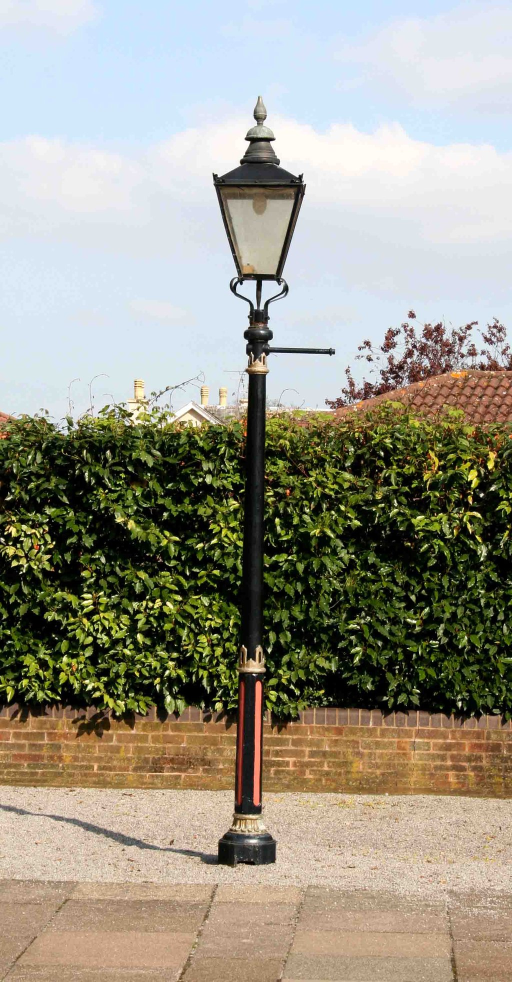
%> input picture Victorian_Street_Lamp.jpg, 1024 x 1963 px (shown at 1/2 size)
$ octave Resize.m   (GNU Octave 9; MATLAB toolbox functions it lacks are replaced by stand-ins)
%> lines starting %> are read from the running program, lines starting %| are printed output that depends on the picture
clear all;
close all;

addpath('../')
OriginalImage=rgb2gray(imread('Victorian_Street_Lamp.jpg'));
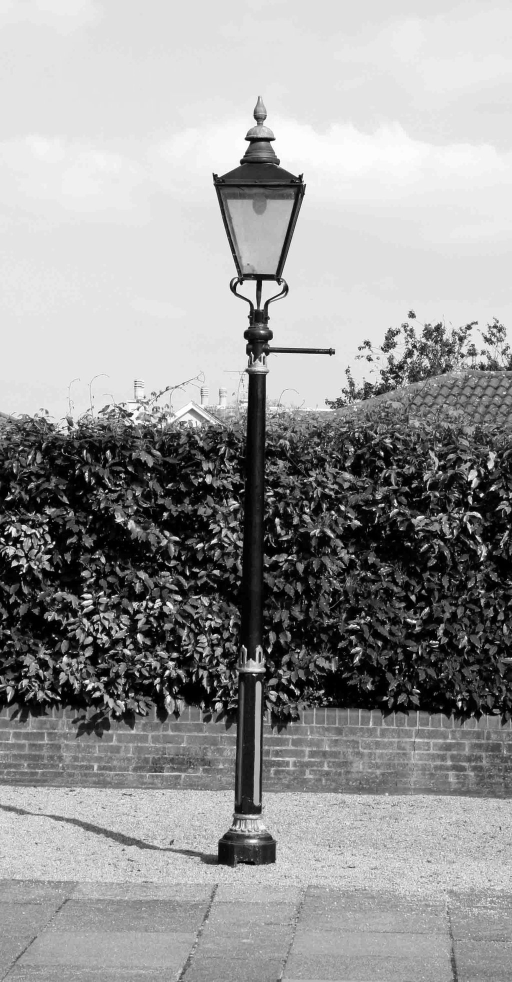
%> OriginalImage: size 1963x1024 uint8 (shown at 1/2 size); min 0, max 255, mean 151

J = imresize(OriginalImage, 0.25);
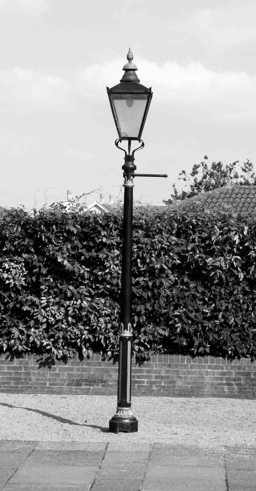
%> J: size 491x256 uint8; min 0, max 255, mean 151.1
figure, imshow(OriginalImage), figure, imshow(J)

$ run again, with Parc-du-Cinquantenaire-snow.jpg copied over Victorian_Street_Lamp.jpg
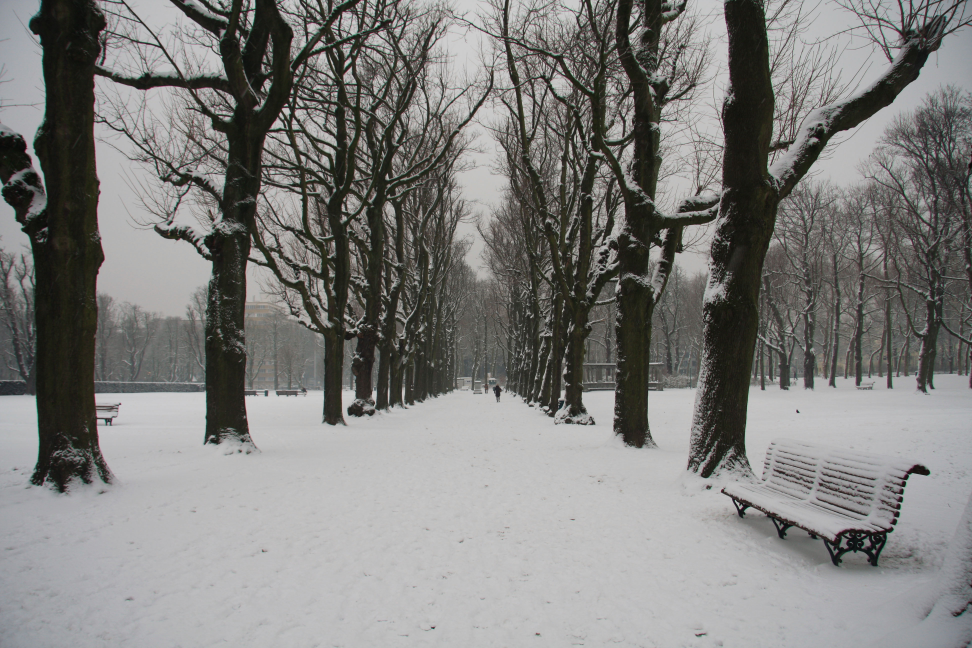
%> input picture Parc-du-Cinquantenaire-snow.jpg, 3888 x 2592 px (shown at 1/4 size)
%> `J = imresize(OriginalImage, 0.25);`:
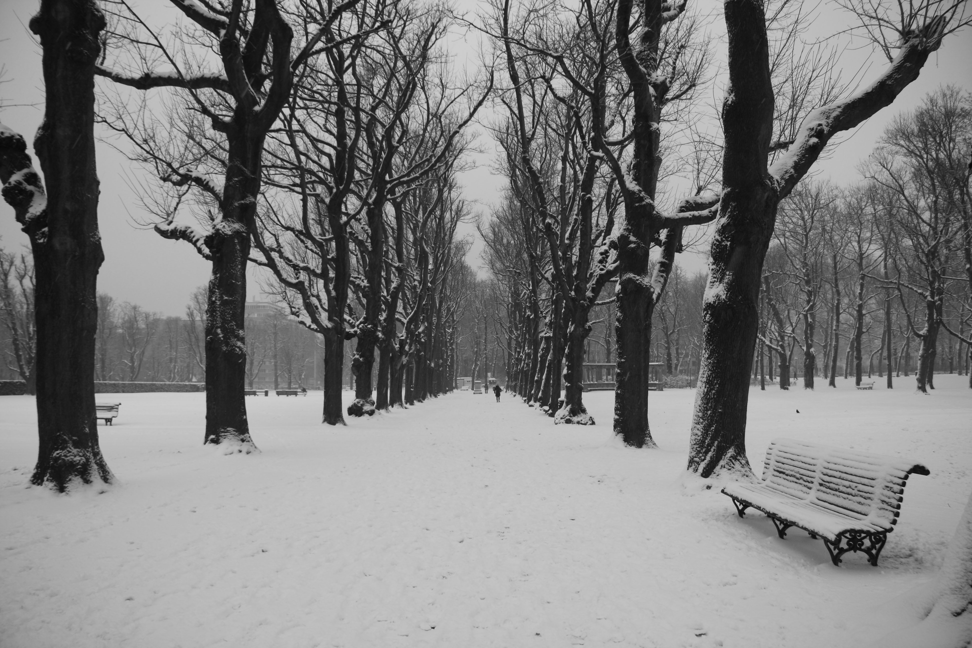
%> J: size 648x972 uint8; min 9, max 209, mean 126.4

$ run again, with facade-rouge.jpg copied over Victorian_Street_Lamp.jpg
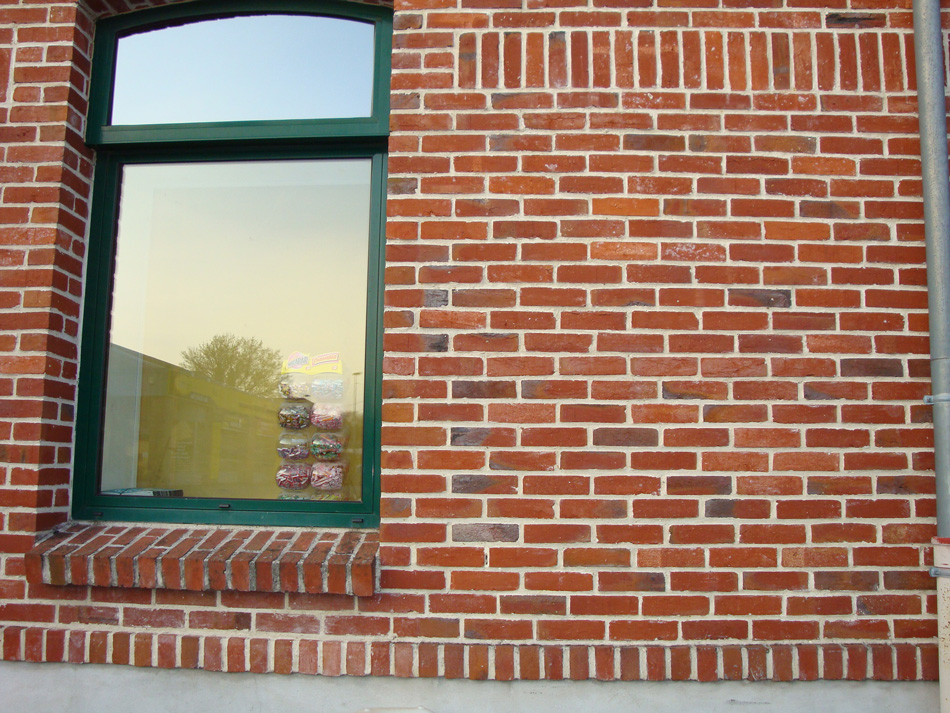
%> input picture facade-rouge.jpg, 950 x 713 px
%> `OriginalImage=rgb2gray(imread('Victorian_Street_Lamp.jpg'));`:
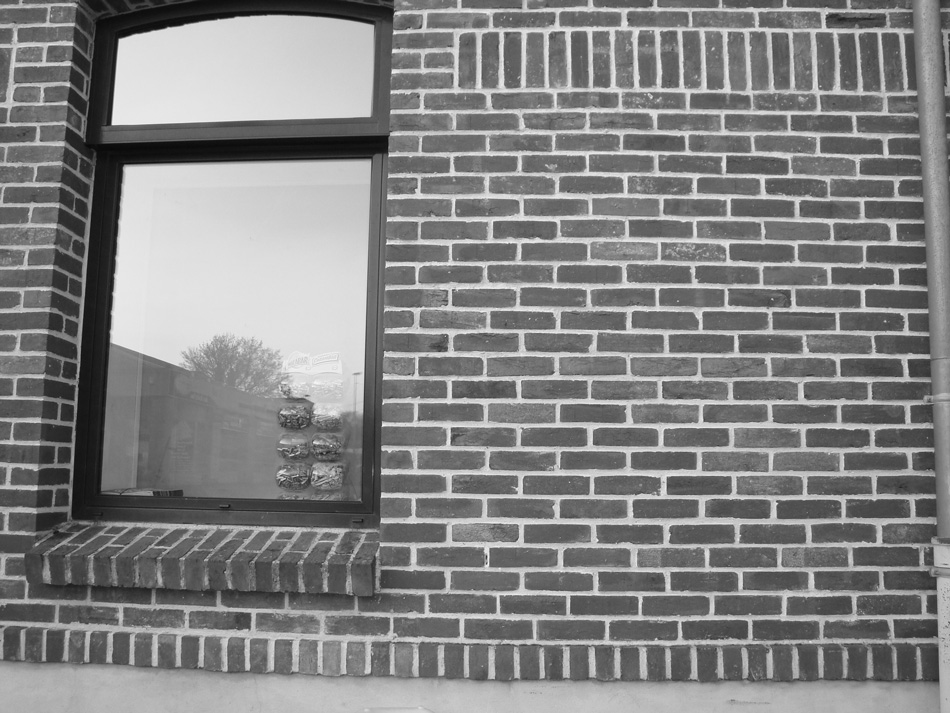
%> OriginalImage: size 713x950 uint8; min 8, max 251, mean 130.8
%> `J = imresize(OriginalImage, 0.25);`:
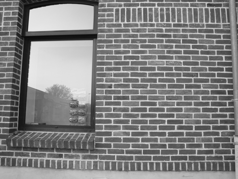
%> J: size 179x238 uint8; min 10, max 239, mean 130.8

$ run again, with winter-park-snow-bench.jpg copied over Victorian_Street_Lamp.jpg
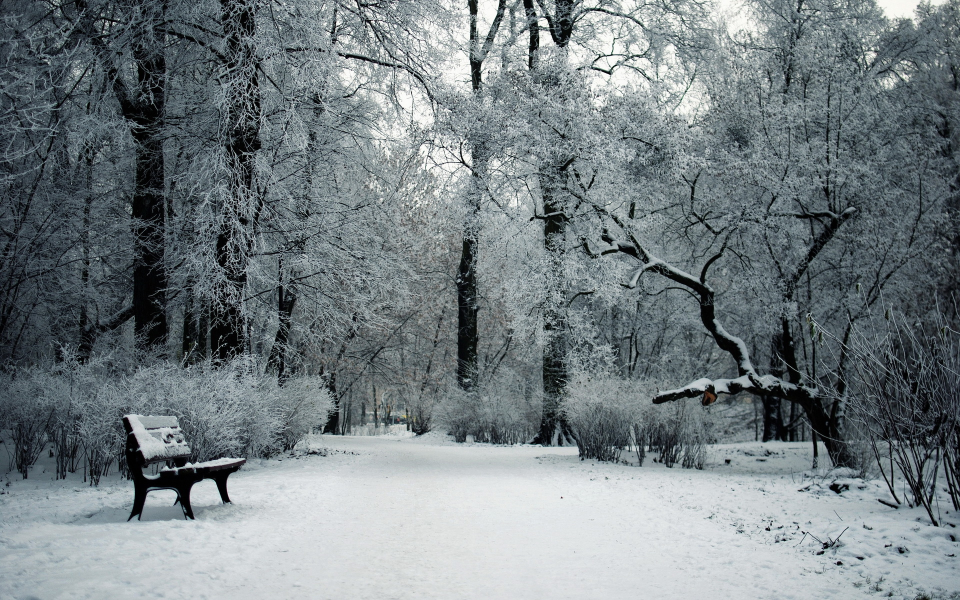
%> input picture winter-park-snow-bench.jpg, 1920 x 1200 px (shown at 1/2 size)
%> `J = imresize(OriginalImage, 0.25);`:
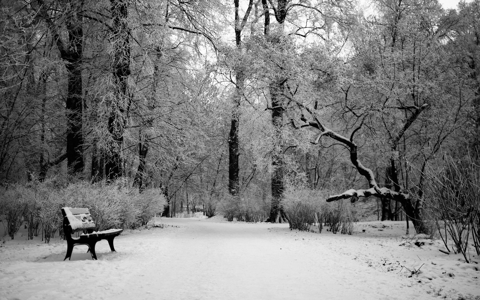
%> J: size 300x480 uint8; min 0, max 255, mean 124.5
